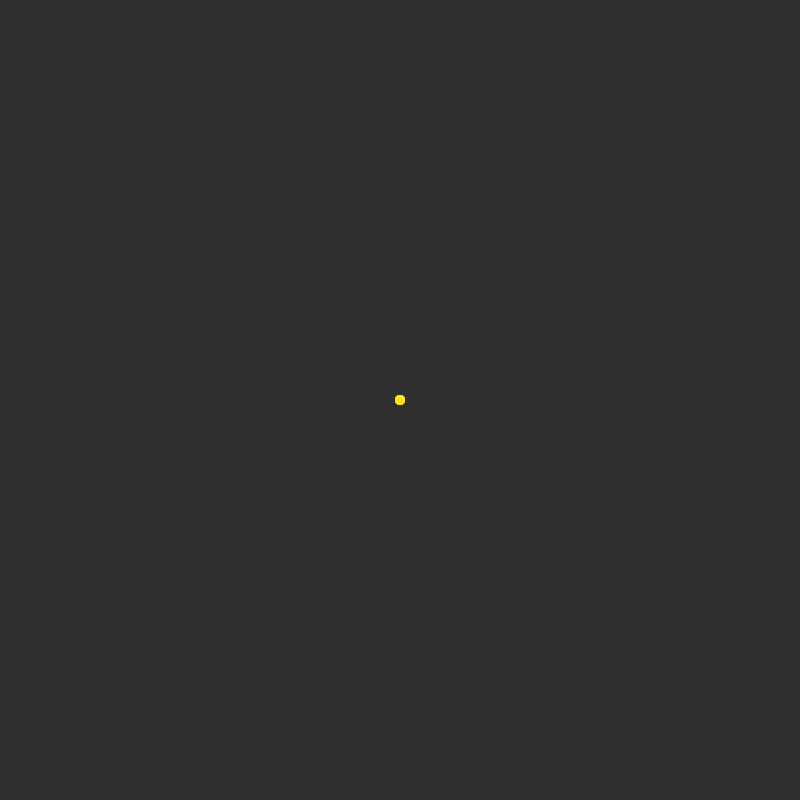
Frame 1 (no input)
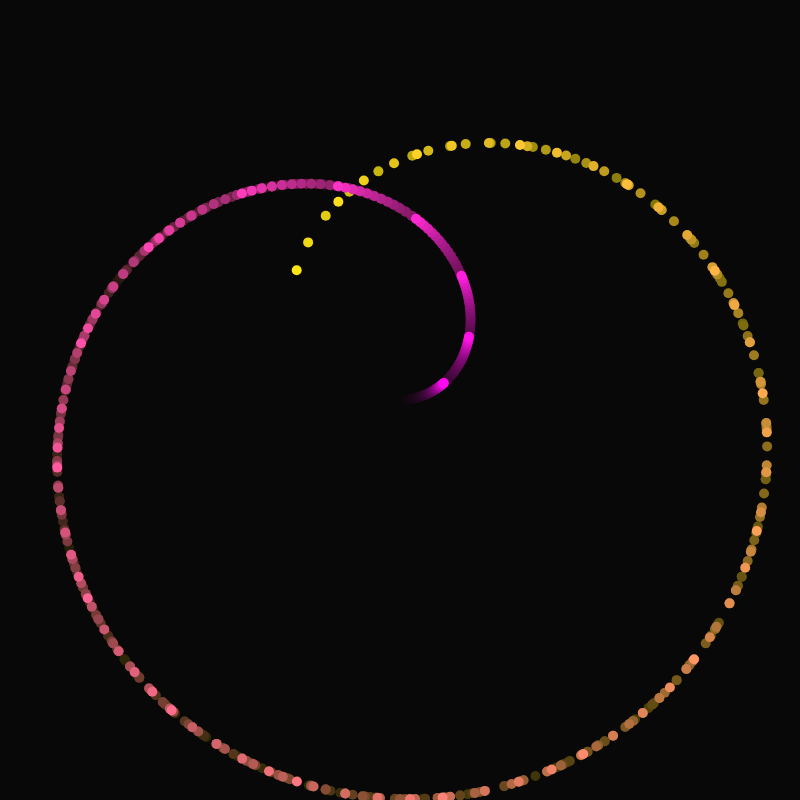
Frame 60 (no input)
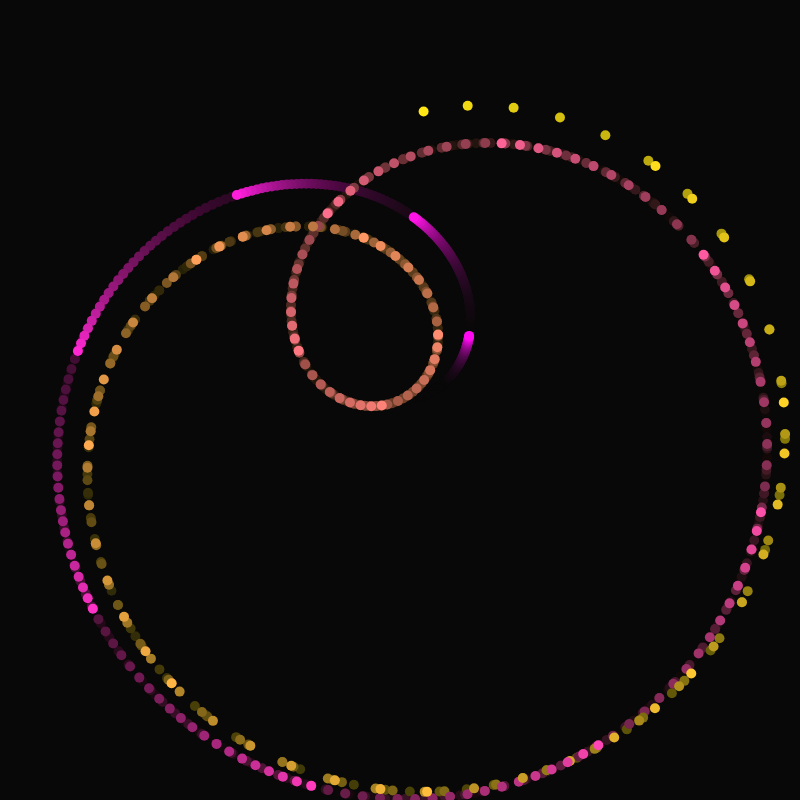
Frame 120 (the mouse pressed at the canvas centre since frame 60)

The p5.js sketch that drew these frames (run headless with seeded random() and noise() and a simulated clock; from frame 60 on, the mouse is pressed at the canvas centre):

// p5.js sketch
// ── sketch.js
let t=0;

function setup() {
	createCanvas(800, 800);
	background(50);
	noStroke();

}

function draw() {
	background(15,15); // translucent background (creates trails)

	// make a x and y grid of ellipses
	let x = width/2;
	let y = height/2;

    for (let i = 1; i<24 ; i = i+1) {

		let myX = x + 400 * cos(PI * t *i)*sin(t*i);
		let myY = y - 400 * sin(PI * t *i)*sin(t*i);

		fill(255, i*10, 250-i*10);
		ellipse(myX, myY, 10); // draw particle
    }

	t = t + 0.002; // update time
}
